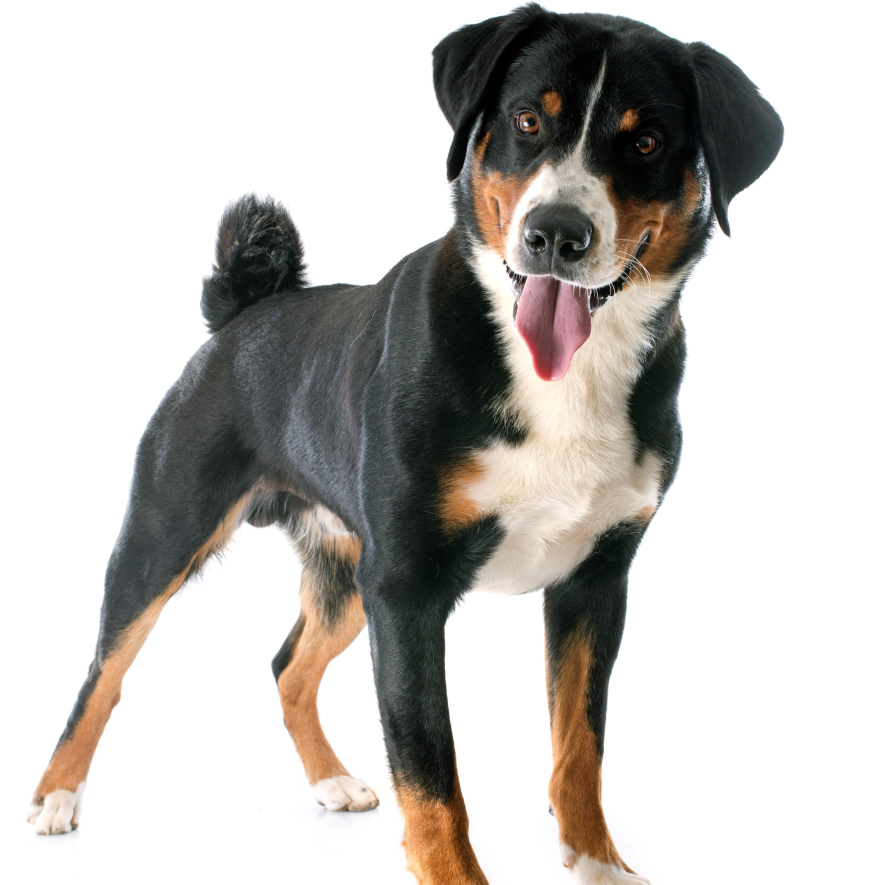
#> input picture imagen.jpg, 3536 x 3537 px (shown at 1/4 size)
$ python examen_vivo.py
#> lines starting #> are read from the running program, lines starting #| are printed output that depends on the picture
from PIL import Image

imagen = Image.open('imagen.jpg')
#> imagen is the input picture: PIL image 3536x3537 RGB; mean R, G, B 196, 193, 189.5
imagen.thumbnail((80, 80))
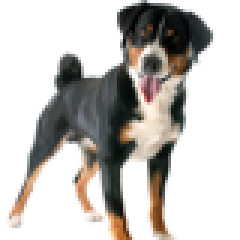
#> imagen: PIL image 80x80 RGB (shown 3 times larger); mean R, G, B 195.9, 192.9, 189.3

texto = ''
colores = [
    '@',
    '#',
    '%',
    '$',
    'B',
    '/',
    ',',
    '.',
    ' ',
]

for y in range(imagen.size[1]):
    for x in range(imagen.size[0]):
        r, g, b = imagen.getpixel((x, y))
        color = (r + g + b) / 3
        texto += colores[
            int(color / 255 * (len(colores) - 1))
        ]
    texto += '\n'

archivo = open('imagen.txt', 'w')
archivo.write(texto)
archivo.close()
